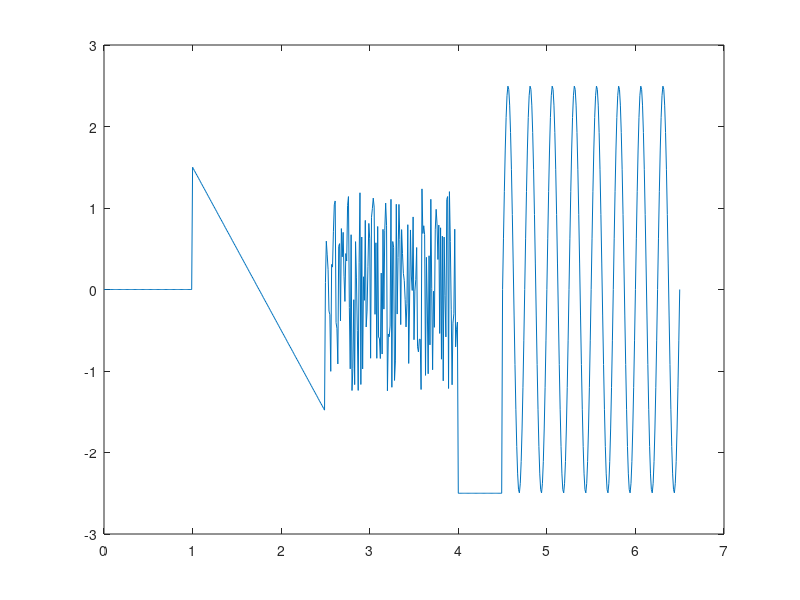

Source code (MATLAB):
%% 3.laboratorijas darbs
%% Gabalveida signāla montāža
%% Mērķi:
% * Iemācīties izveidot atsevišķus funkcijas no signāla
% * Iemācīties konstruēt funkcijas grafikus no signāla pa gabaliem
% * Iemācīties apvienot visas atsevišķas funkcijas vienā signālu funkcijā
% * Iemācīties veikt datu filtrāciju
% * Iemācīties pārveidot skriptu par funkciju
%% Darba programma:
function y = lab_darbs_3(t)
if nargin == 0
    t = 0:0.01:6.5;
end

t_sin_f = (t>=4.5)&(t<=6.5);
t_sin = t(t_sin_f);

t_zero_f = (t>=0)&(t<1);
t_zero = t(t_zero_f);

t_const_f = (t>=4)&(t<4.5);
t_const = t(t_const_f);

t_saw_f = (t>=1)&(t<2.5);
t_saw = t(t_saw_f);

t_noise_f = (t>=2.5)&(t<4);
t_noise = t(t_noise_f);

A0 = 0; A = 2.5;
T = (6.5-4.5)/8; f = 1/T;
delay = 4.5;
y_sin = A0+A*sin(2*pi*f*(t_sin-delay));

y_zero = zeros(size(t_zero));

y_const=zeros(size(t_const))-2.5;


y_noise = 2.5*rand(size(t_noise))-1.25;



k = (1.5+1.5)/(1-2.5);
delay = 1.75;
y_saw = k*(t_saw-delay);

t = [t_zero,t_saw,t_noise,t_const,t_sin];
y = [y_zero,y_saw,y_noise,y_const,y_sin];
if nargout == 0
    plot(t,y)
    y = [];
end
%%
%
%
%% Secinājumi:
% Secinājumā es iemācījos izveidot signālu
% funkciju, dalot signālu uz atsevišķiem gabaliem
% un apvienojot tos vienā signālu funkcija.
% Arī es iemācījos izmantot datu filtrāciju un pārveidot
% skriptu par funkciju.
% Visi darba mērķi ir sasniegti.
